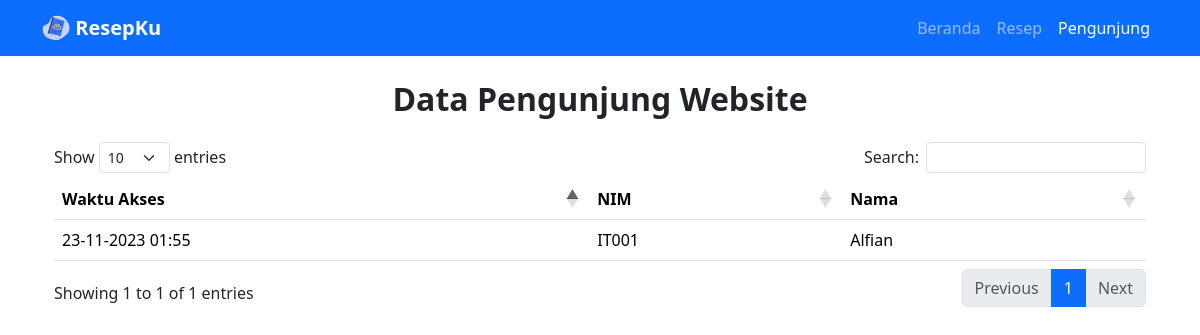
Screenshot of /pengunjung-data.php with the database file from the repository.
### tables this page shows
CREATE TABLE `tb_pengunjung` (
  `id_pengunjung` char(7) NOT NULL,
  `nim` char(15) NOT NULL,
  `nama` varchar(50) NOT NULL,
  `tanggal_akses` datetime NOT NULL
);

### pengunjung-data.php (the view, shortened to what this page needs)
<?php
include 'template/_header.php';
include 'template/_navbar.php';
include 'template/_koneksi.php';
?>
<main>
    <section class="container px-4 ">
        <h2 class="fw-semibold text-center mb-4">Data Pengunjung Website</h2>
        <div class="table-responsive mb-4">
            <table class="table table-hover" id="example">
                <thead>
                    <tr class="align-middle">
                        <th>Waktu Akses</th>
                        <th>NIM</th>
                        <th>Nama</th>
                    </tr>
                </thead>
                <tbody>
                    <?php
                    $sql = "SELECT * FROM tb_pengunjung ORDER BY tanggal_akses DESC";
                    $query = mysqli_query($koneksi, $sql);
                    while ($hasil = mysqli_fetch_array($query)) {
                    ?>
                        <tr class="align-middle">
                            <td><?= date('d-m-Y H:i', strtotime($hasil['tanggal_akses'])); ?></td>
                            <td><?= $hasil['nim']; ?></td>
                            <td><?= $hasil['nama']; ?></td>
                        </tr>
                    <?php } ?>
                </tbody>
            </table>
        </div>
    </section>
</main>
<?php include 'template/_footer.php'; ?>

### assets/css/style.css (style rules this page uses)
section { padding-top: 5rem; }

### rows the page displays
tb_pengunjung: tanggal_akses "23-11-2023 01:55", nim "IT001", nama "Alfian"
